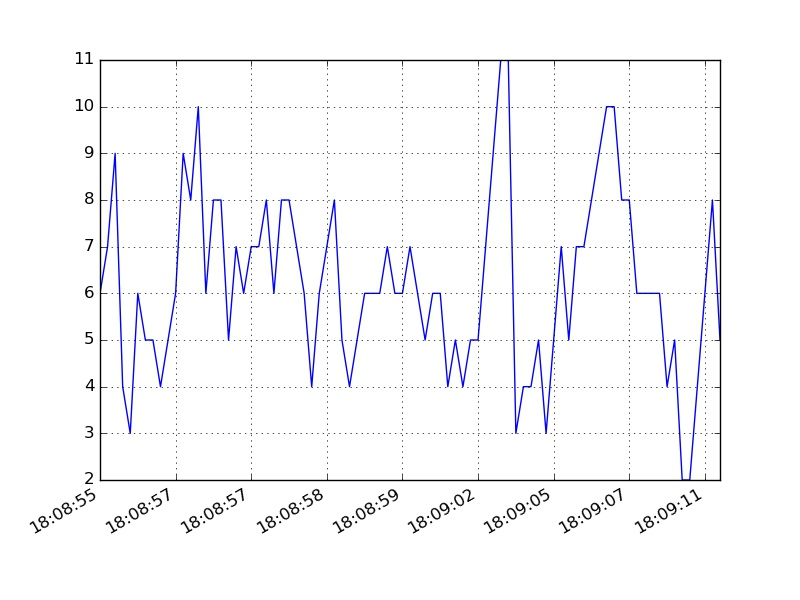

Write the Python code that produced this figure.
from PyQt5.QtGui import QImage
from PyQt5 import QtCore, QtWidgets
from PyQt5.QtWidgets import (QWidget,QGridLayout, QHBoxLayout,QPushButton,QFileDialog,
    QLabel, QApplication,  QMainWindow, QAction, qApp,QVBoxLayout,QCheckBox,QTextEdit,QTableView,QTableWidget)
from PyQt5.QtGui import QPixmap,QIcon
from PyQt5.QtCore import (Qt,QThread,QFile)
from PyQt5 import QtSql
import numpy as np
import datetime
import numpy as np
import matplotlib.pyplot as plt
from matplotlib.backends.backend_qt5agg import FigureCanvasQTAgg as FigureCanvas
from matplotlib.figure import Figure
import random




class report(QWidget):
    def __init__(self,db_view):
        self.db_view=db_view
        super().__init__()
        self.initUI()
    def initUI(self):
        totalCount=0
        luggageCount=0
        actions=0
        self.setGeometry(300, 20, 700, 700)
        self.setWindowTitle('Daily Report')
        query = QtSql.QSqlQuery()
        query.exec("SELECT sessionID FROM logs");
        if(query.last()):
            self.sessionID=query.value(0)
        queryStr=("SELECT svalue FROM logs WHERE sessionID=%d AND stype='luggage' "%self.sessionID)
        query.exec(queryStr)
        while (query.next()):
            luggageCount+=1


        queryStr=("SELECT svalue FROM logs WHERE sessionID=%d AND stype='actions' "%self.sessionID)
        query.exec(queryStr)
        while (query.next()):
            actions+=1


        queryStr=("SELECT svalue FROM logs WHERE sessionID=%d AND stype='tracking' "%self.sessionID)
        query.exec(queryStr)
        if(query.last()):
            totalCount=query.value(0)
        queryStr=("SELECT svalue,date,time FROM logs WHERE sessionID=%d AND stype='count' "%self.sessionID)
        query.exec(queryStr)
        countingValues=[]

        while (query.next()):
            countingValues.append([query.value(2),query.value(0)])
        # print(countingValues)
        lbl = QLabel(self)
        text="<center><img src='logo.png' height=70>"

        if(luggageCount==-1):
            luggageCount=0
        if(actions==-1):
            actions=0

        # text+="<table><tr><td> Total Counts</td><td> Abandoned objects  </td></tr>"
        # text+="<tr><td> "+str(totalCount)+"</td><td>"+str(luggageCount)+"  </td></tr></table>"
        #
        # text+="<table><tr><td>Falling</td><td> Boxing  </td></tr>"
        # text+="<tr><td> "+str(totalCount)+"</td><td>"+str(luggageCount)+"  </td></tr></table>"


        text+="<h4> Total number of counts: <b style='color:red'>"+str(totalCount)+"</b></h4>"
        text+="<h4>Total number of Abandoned objects <b style='color:red'>"+str(luggageCount)+"<b></h4>"
        # text+="<h4>Total number of Actions <b style='color:red'>"+str(actions)+"<b></h4>"
        if(len(countingValues)>0):
            data=np.asarray(countingValues)
            x=np.arange(len(data))
            fig, ax = plt.subplots()
            plt.xticks(x, data[:,0])
            start, end = ax.get_xlim()
            ax.xaxis.set_ticks(np.arange(start, end, 10))
            ax.plot(x, data[:,1])
            ax.grid(True)
            fig.autofmt_xdate()
            plt.savefig('report.jpg')
            text+="<h2><img src='report.jpg' width=700></h2>"
        text+="</center>"
        # plt.show()
        lbl.setFixedWidth(700)
        lbl.setText(text)
        self.setStyleSheet("background-color:#FFF;");
